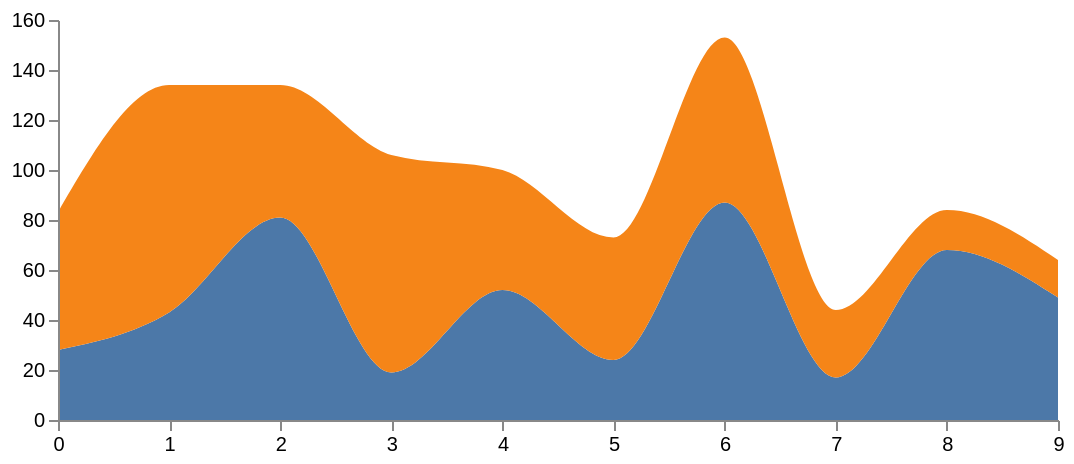

The Vega-Lite source for this figure:
### Vega specification from a JSON file in a GitHub repository (floating-point values rounded to 4 significant figures)
{"$schema": "https://vega.github.io/schema/vega/v4.json", "width": 500, "height": 200, "padding": 5, "data": [{"name": "table", "values": [{"x": 0, "y": 28, "c": 0}, {"x": 0, "y": 55, "c": 1}, {"x": 1, "y": 43, "c": 0}, {"x": 1, "y": 91, "c": 1}, {"x": 2, "y": 81, "c": 0}, {"x": 2, "y": 53, "c": 1}, {"x": 3, "y": 19, "c": 0}, {"x": 3, "y": 87, "c": 1}, {"x": 4, "y": 52, "c": 0}, {"x": 4, "y": 48, "c": 1}, {"x": 5, "y": 24, "c": 0}, {"x": 5, "y": 49, "c": 1}, {"x": 6, "y": 87, "c": 0}, {"x": 6, "y": 66, "c": 1}, {"x": 7, "y": 17, "c": 0}, {"x": 7, "y": 27, "c": 1}, {"x": 8, "y": 68, "c": 0}, {"x": 8, "y": 16, "c": 1}, {"x": 9, "y": 49, "c": 0}, {"x": 9, "y": 15, "c": 1}], "transform": [{"type": "stack", "groupby": ["x"], "sort": {"field": "c"}, "field": "y"}]}], "scales": [{"name": "x", "type": "point", "range": "width", "domain": {"data": "table", "field": "x"}}, {"name": "y", "type": "linear", "range": "height", "nice": true, "zero": true, "domain": {"data": "table", "field": "y1"}}, {"name": "color", "type": "ordinal", "range": "category", "domain": {"data": "table", "field": "c"}}], "axes": [{"orient": "bottom", "scale": "x", "zindex": 1}, {"orient": "left", "scale": "y", "zindex": 1}], "marks": [{"type": "group", "from": {"facet": {"name": "series", "data": "table", "groupby": "c"}}, "marks": [{"type": "area", "from": {"data": "series"}, "encode": {"enter": {"interpolate": {"value": "monotone"}, "x": {"scale": "x", "field": "x"}, "y": {"scale": "y", "field": "y0"}, "y2": {"scale": "y", "field": "y1"}, "fill": {"scale": "color", "field": "c"}}, "update": {"fillOpacity": {"value": 1}}, "hover": {"fillOpacity": {"value": 0.5}}}}]}]}
